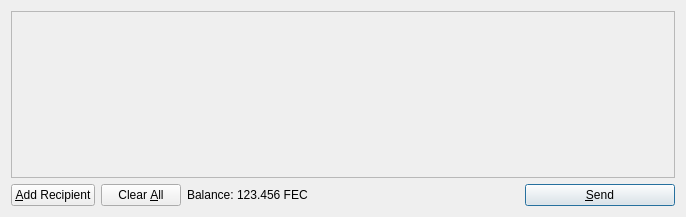
<?xml version="1.0" encoding="UTF-8"?>
<ui version="4.0">
 <class>SendCoinsDialog</class>
 <widget class="QDialog" name="SendCoinsDialog">
  <property name="geometry">
   <rect>
    <x>0</x>
    <y>0</y>
    <width>686</width>
    <height>217</height>
   </rect>
  </property>
  <property name="windowTitle">
   <string>Send Coins</string>
  </property>
  <layout class="QVBoxLayout" name="verticalLayout">
   <item>
    <widget class="QScrollArea" name="scrollArea">
     <property name="widgetResizable">
      <bool>true</bool>
     </property>
     <widget class="QWidget" name="scrollAreaWidgetContents">
      <property name="geometry">
       <rect>
        <x>0</x>
        <y>0</y>
        <width>666</width>
        <height>165</height>
       </rect>
      </property>
      <layout class="QVBoxLayout" name="verticalLayout_2">
       <property name="margin">
        <number>0</number>
       </property>
       <item>
        <layout class="QVBoxLayout" name="entries">
         <property name="spacing">
          <number>6</number>
         </property>
        </layout>
       </item>
       <item>
        <spacer name="verticalSpacer">
         <property name="orientation">
          <enum>Qt::Vertical</enum>
         </property>
         <property name="sizeHint" stdset="0">
          <size>
           <width>20</width>
           <height>40</height>
          </size>
         </property>
        </spacer>
       </item>
      </layout>
     </widget>
    </widget>
   </item>
   <item>
    <layout class="QHBoxLayout" name="horizontalLayout">
     <item>
      <widget class="QPushButton" name="addButton">
       <property name="toolTip">
        <string>Send to multiple recipients at once</string>
       </property>
       <property name="text">
        <string>&amp;Add Recipient</string>
       </property>
       <property name="icon">
        <iconset resource="../bitcoin.qrc">
         <normaloff>:/icons/add</normaloff>:/icons/add</iconset>
       </property>
       <property name="autoDefault">
        <bool>false</bool>
       </property>
      </widget>
     </item>
     <item>
      <widget class="QPushButton" name="clearButton">
       <property name="sizePolicy">
        <sizepolicy hsizetype="Minimum" vsizetype="Fixed">
         <horstretch>0</horstretch>
         <verstretch>0</verstretch>
        </sizepolicy>
       </property>
       <property name="toolTip">
        <string>Remove all transaction fields</string>
       </property>
       <property name="text">
        <string>Clear &amp;All</string>
       </property>
       <property name="icon">
        <iconset resource="../bitcoin.qrc">
         <normaloff>:/icons/remove</normaloff>:/icons/remove</iconset>
       </property>
       <property name="autoRepeatDelay">
        <number>300</number>
       </property>
       <property name="autoDefault">
        <bool>false</bool>
       </property>
      </widget>
     </item>
     <item>
      <layout class="QHBoxLayout" name="horizontalLayout_2">
       <property name="spacing">
        <number>3</number>
       </property>
       <item>
        <widget class="QLabel" name="label">
         <property name="text">
          <string>Balance:</string>
         </property>
        </widget>
       </item>
       <item>
        <widget class="QLabel" name="labelBalance">
         <property name="cursor">
          <cursorShape>IBeamCursor</cursorShape>
         </property>
         <property name="text">
          <string>123.456 FEC</string>
         </property>
         <property name="textInteractionFlags">
          <set>Qt::LinksAccessibleByMouse|Qt::TextSelectableByKeyboard|Qt::TextSelectableByMouse</set>
         </property>
        </widget>
       </item>
      </layout>
     </item>
     <item>
      <spacer name="horizontalSpacer">
       <property name="orientation">
        <enum>Qt::Horizontal</enum>
       </property>
       <property name="sizeHint" stdset="0">
        <size>
         <width>40</width>
         <height>20</height>
        </size>
       </property>
      </spacer>
     </item>
     <item>
      <widget class="QPushButton" name="sendButton">
       <property name="minimumSize">
        <size>
         <width>150</width>
         <height>0</height>
        </size>
       </property>
       <property name="toolTip">
        <string>Confirm the send action</string>
       </property>
       <property name="text">
        <string>&amp;Send</string>
       </property>
       <property name="icon">
        <iconset resource="../bitcoin.qrc">
         <normaloff>:/icons/send</normaloff>:/icons/send</iconset>
       </property>
       <property name="default">
        <bool>true</bool>
       </property>
      </widget>
     </item>
    </layout>
   </item>
  </layout>
 </widget>
 <resources>
  <include location="../bitcoin.qrc"/>
 </resources>
 <connections/>
</ui>
